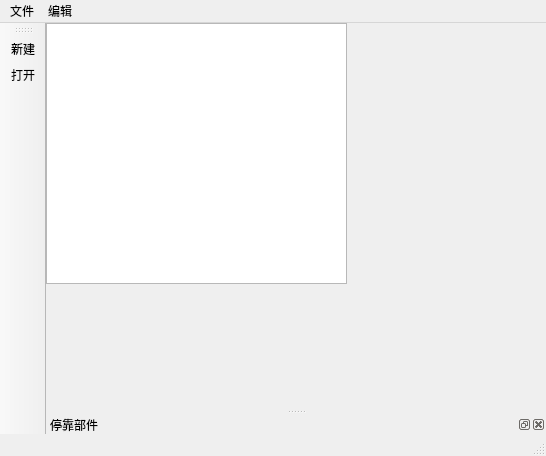
<?xml version="1.0" encoding="UTF-8"?>
<ui version="4.0">
 <class>MainWindow</class>
 <widget class="QMainWindow" name="MainWindow">
  <property name="geometry">
   <rect>
    <x>0</x>
    <y>0</y>
    <width>546</width>
    <height>456</height>
   </rect>
  </property>
  <property name="windowTitle">
   <string>MainWindow</string>
  </property>
  <widget class="QWidget" name="centralWidget">
   <widget class="QTextEdit" name="textEdit">
    <property name="geometry">
     <rect>
      <x>0</x>
      <y>0</y>
      <width>301</width>
      <height>261</height>
     </rect>
    </property>
   </widget>
  </widget>
  <widget class="QMenuBar" name="menuBar">
   <property name="geometry">
    <rect>
     <x>0</x>
     <y>0</y>
     <width>546</width>
     <height>26</height>
    </rect>
   </property>
   <widget class="QMenu" name="menu">
    <property name="title">
     <string>文件</string>
    </property>
    <widget class="QMenu" name="menuRencnt">
     <property name="title">
      <string>最近打开的文件</string>
     </property>
     <addaction name="action1_txt"/>
     <addaction name="action2_txt"/>
    </widget>
    <addaction name="actionnew"/>
    <addaction name="actionopen"/>
    <addaction name="separator"/>
    <addaction name="menuRencnt"/>
   </widget>
   <widget class="QMenu" name="menu_2">
    <property name="title">
     <string>编辑</string>
    </property>
   </widget>
   <addaction name="menu"/>
   <addaction name="menu_2"/>
  </widget>
  <widget class="QToolBar" name="mainToolBar">
   <attribute name="toolBarArea">
    <enum>LeftToolBarArea</enum>
   </attribute>
   <attribute name="toolBarBreak">
    <bool>false</bool>
   </attribute>
   <addaction name="actionnew"/>
   <addaction name="actionopen"/>
  </widget>
  <widget class="QStatusBar" name="statusBar"/>
  <widget class="QDockWidget" name="dockWidget">
   <property name="windowTitle">
    <string>停靠部件</string>
   </property>
   <attribute name="dockWidgetArea">
    <number>8</number>
   </attribute>
   <widget class="QWidget" name="dockWidgetContents"/>
  </widget>
  <action name="actionnew">
   <property name="text">
    <string>新建</string>
   </property>
  </action>
  <action name="actionopen">
   <property name="text">
    <string>打开</string>
   </property>
  </action>
  <action name="action1_txt">
   <property name="text">
    <string>1.txt</string>
   </property>
  </action>
  <action name="action2_txt">
   <property name="text">
    <string>2.txt</string>
   </property>
  </action>
 </widget>
 <layoutdefault spacing="6" margin="11"/>
 <resources/>
 <connections/>
</ui>
